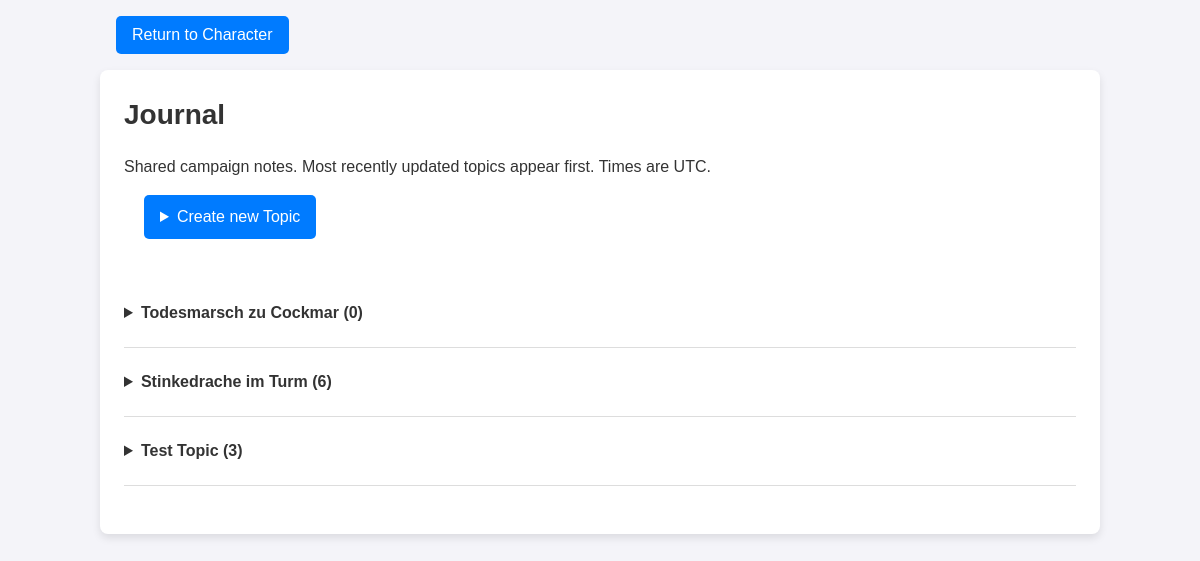
/journal (signed in), run on the app's committed database.
### tables this page shows
CREATE TABLE journalTopics (
    ID INTEGER PRIMARY KEY,
    Name TEXT NOT NULL CHECK(length(trim(Name)) BETWEEN 1 AND 200),
    CreationDate TEXT NOT NULL,
    ChangeDate TEXT NOT NULL
);

### app.py (the view, shortened to what this page needs)
        @self.app.route('/journal', methods=['GET', 'POST'])
        def journal():
            if 'user' not in session:
                return redirect(url_for('login'))
            if 'journal_token' not in session:
                session['journal_token'] = secrets.token_hex(32)
            error = None
            status = 200
            open_topic = request.args.get('topic', type=int)
            return render_template('journal.html',
                                   topics=DataManagers.jm_shared.get_all_journals_by_topic(),
                                   characters=DataManagers.cm_shared.get_dictionary(),
                                   token=session['journal_token'], error=error,
                                   open_topic=open_topic), status

### DataManagers.py (called while the page is built)
    def refresh_available_character_list(self):
        connection = sqlite3.connect('assets.db')
        cursor = connection.cursor()
        cursor.execute("SELECT id FROM character")
        rows = cursor.fetchall()
        cursor.execute("SELECT id, base_name FROM character")
        rows = cursor.fetchall()
        print("Number of rows:", len(rows))
        for row in rows:
            print(row)
        ids = [row[0] for row in rows]
        for chara_id in ids:
            if chara_id not in self.Character_From_ID_Dictionary:
                new_character = Character(chara_id)
                self.Character_From_ID_Dictionary[chara_id] = new_character

    def get_dictionary(self):
        self.refresh_available_character_list()
        return self.Character_From_ID_Dictionary

    def get_all_journals_by_topic(self):
        with self._lock, closing(sqlite3.connect(self.db_path)) as connection:
            with connection:
                connection.execute('BEGIN')
                topics = [JournalTopic(*row) for row in connection.execute(
                    'SELECT ID, Name, CreationDate, ChangeDate FROM journalTopics '
                    'ORDER BY ChangeDate DESC, ID DESC')]
                by_id = {topic.ID: topic for topic in topics}
                for row in connection.execute(
                    'SELECT ID, Text, CreationDate, CharaID, journalTopicID FROM journalItems '
                    'ORDER BY CreationDate, ID'):
                    by_id[row[4]].Items.append(JournalItem(*row))
            self.Topics = topics
            return topics

### templates/journal.html (shortened to what this page needs)
<!DOCTYPE html>
<html lang="en">
<head>
    <link rel="stylesheet" href="{{ url_for('static', filename='navigation.css') }}">
    <link rel="stylesheet" href="{{ url_for('static', filename='site.css') }}">
</head>
<body class="site-page">
{% include "_character_navigation.html" %}
<div class="site-content">
<main>
    <h1>Journal</h1>
    <p>Shared campaign notes. Most recently updated topics appear first. Times are UTC.</p>
    <details {% if error and request.form.get('action') == 'topic' %}open{% endif %}>
        <summary class="create">Create new Topic</summary>
    </details>
    <section class="topics" aria-label="Journal topics">
        {% for topic in topics %}
            <div class="topic">
                    <details {% if topic.ID == open_topic %}open{% endif %}>
                        <summary>{{ topic.Name }} ({{ topic.Items|length }})</summary>
                    </details>
            </div>
        {% else %}<p>No journal topics yet. Create a topic to start your journal.</p>{% endfor %}
    </section>
</main>
</div>
</body>
</html>

### static/site.css (style rules this page uses)
body.site-page { display: block; height: auto; min-height: 100vh; margin: 0; padding: 0; background: #f4f4f9; color: #333; font: 16px/1.5 Arial, sans-serif; text-align: left; }
.site-page * { box-sizing: border-box; }
.site-content { max-width: 1000px; margin: 16px auto 32px; padding: 24px; background: white; border-radius: 8px; box-shadow: 0 4px 8px rgb(0 0 0 / 10%); overflow-wrap: anywhere; }
.site-content .container, .site-content .container2, .site-content main { width: 100%; max-width: none; margin: 0; padding: 0; background: transparent; border-radius: 0; box-shadow: none; }
.site-content h1, .site-content h2 { color: #333; text-align: left; }
.site-content h1 { font-size: 1.75rem; }
.site-content button, .site-content .btn, .site-content .create { font: inherit; padding: 10px 16px; border: 0; border-radius: 5px; background: #007bff; color: white; cursor: pointer; }

### templates/journal.html (style rules this page uses)
* { box-sizing: border-box; }
body { font-family: Arial, sans-serif; background: #f4f4f9; color: #333; margin: 0; }
main { max-width: 900px; margin: 32px auto; padding: 24px; background: white; border-radius: 8px; }
h1 { margin-top: 0; }
button, .create { background: #007bff; color: white; padding: 10px 16px; border: 0; border-radius: 5px; cursor: pointer; font: inherit; }
summary { cursor: pointer; padding: 10px 0; font-weight: bold; overflow-wrap: anywhere; }
.create { display: list-item; width: fit-content; margin: 16px 0 16px 20px; }
.topics { margin: 24px 0; }
.topic { padding: 12px 0; border-bottom: 1px solid #ddd; }

### data on the page
journalTopics: Name "Todesmarsch zu Cockmar", Items|length "0"
journalTopics: Name "Stinkedrache im Turm", Items|length "6"
journalTopics: Name "Test Topic", Items|length "3"
